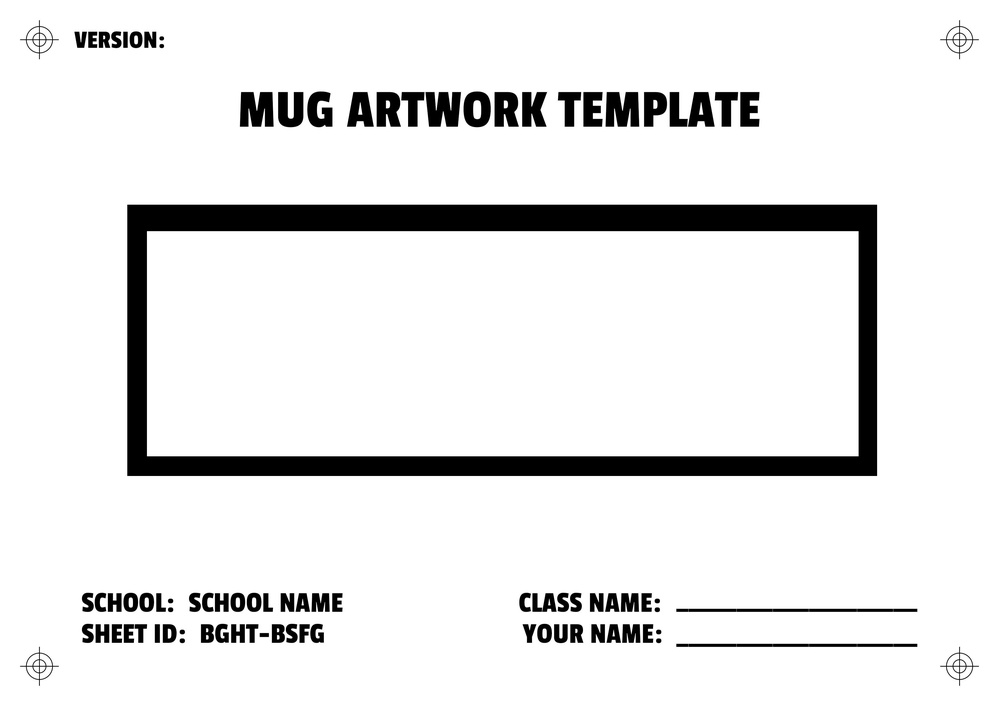
#> input picture templatec.jpg, 999 x 706 px, shrunk from 3508 x 2480 before the run
$ python extract_ext.py
#> lines starting #> are read from the running program, lines starting #| are printed output that depends on the picture; after the words box and inside, x2 and y2 are one past the last pixel; in counts of white or black regions, pixels touching at a corner belong together
#> further down, image is the input picture: shape (706, 999, 3); min 0, max 255, mean 231
import cv2
import numpy as np

def detect_biggest_rectangle(image):
  # Convert the image to grayscale.
  grayscale_image = cv2.cvtColor(image, cv2.COLOR_BGR2GRAY)

  # Apply a blur to the image to reduce noise.
  blurred_image = cv2.GaussianBlur(grayscale_image, (5, 5), 0)
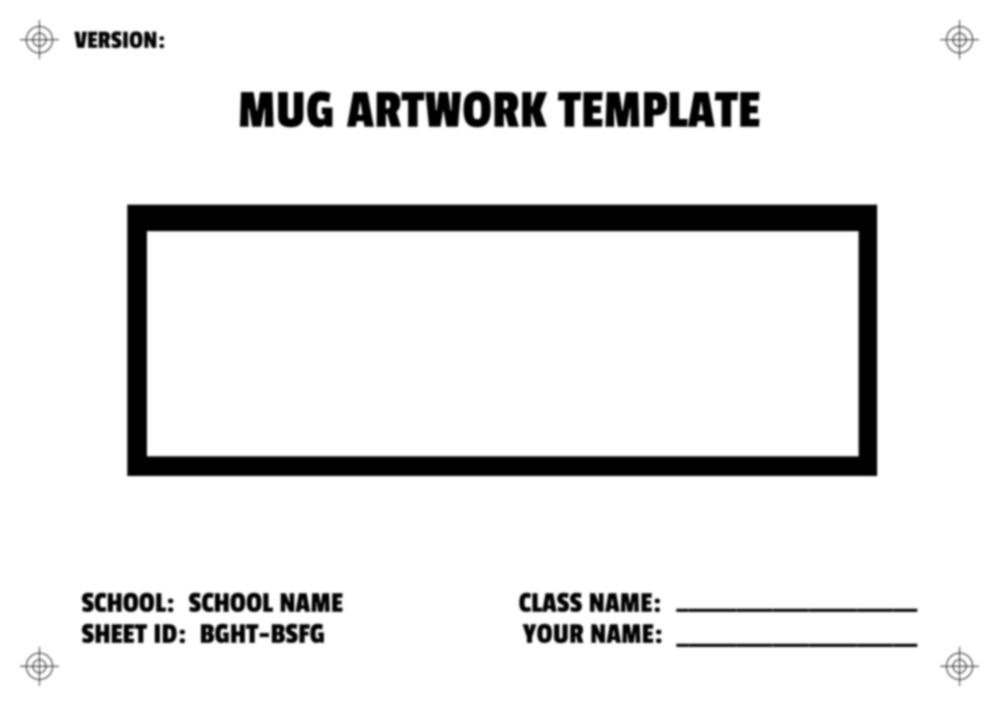
#> blurred_image: shape (706, 999); min 0, max 255, mean 231

  # Find the edges in the blurred image.
  edges = cv2.Canny(blurred_image, 100, 200)
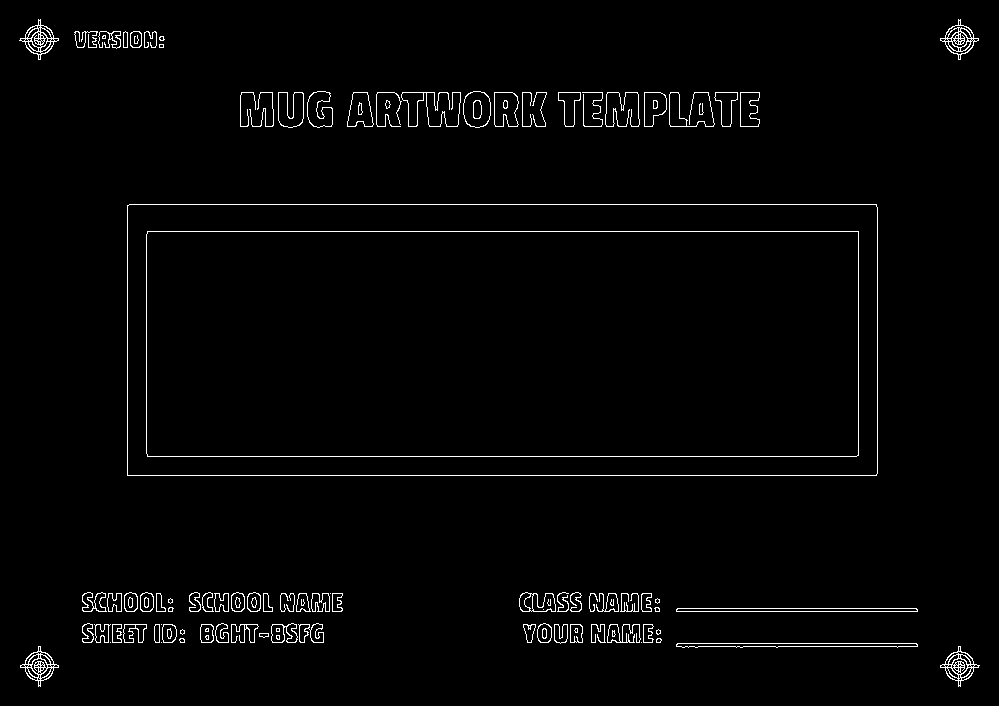
#> edges: shape (706, 999); 1.9% white in thin lines or dots

  # Find the contours in the edges image.
  contours, hierarchy = cv2.findContours(edges, cv2.RETR_TREE, cv2.CHAIN_APPROX_SIMPLE)
#> contours = 329 contours, 158 with area under 20; largest, box (x1, y1, x2, y2) and area: (127, 204, 878, 476) 203244, (127, 204, 878, 476) 203242, (146, 231, 859, 457) 160194, (146, 231, 859, 457) 160192, (463, 91, 491, 128) 825

  # Find the largest contour.
  largest_contour = max(contours, key=cv2.contourArea)
#> largest_contour = contour of 10 points, box (x1, y1, x2, y2) (127, 204, 878, 476), area 203244

  # Get the bounding rectangle of the largest contour.
  (x, y, w, h) = cv2.boundingRect(largest_contour)
#> x = 127; y = 204; w = 751; h = 272

  # Draw the bounding rectangle on the image.
  cv2.rectangle(image, (x, y), (x + w, y + h), (0, 255, 0), 2)
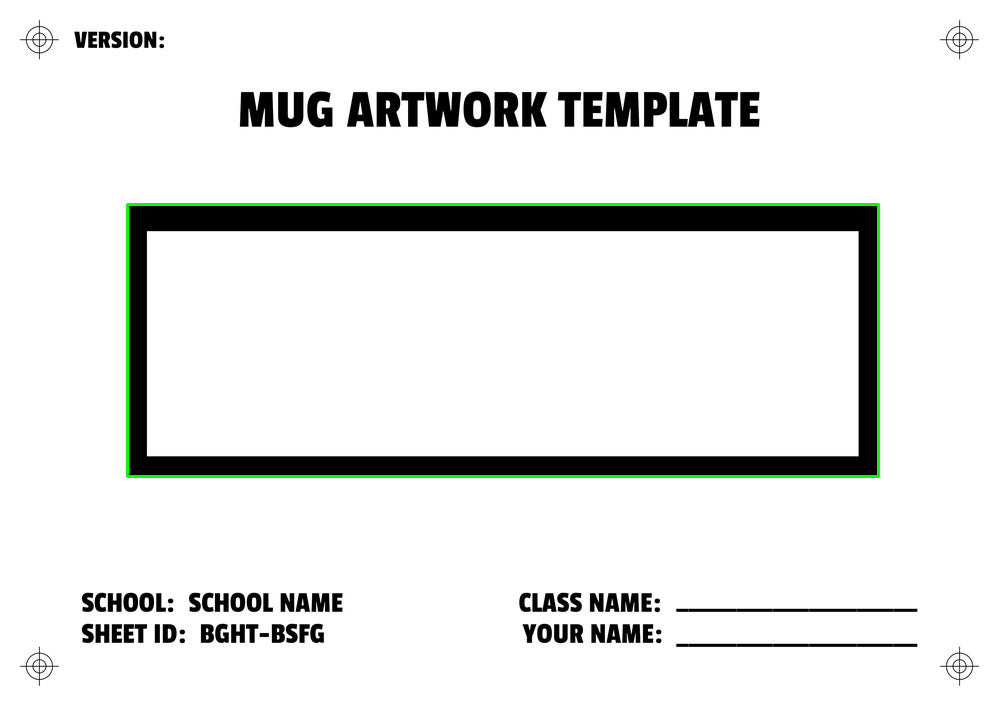
#> image: shape (706, 999, 3); 0.87% of pixels changed, all inside (x1, y1, x2, y2) = (126, 203, 880, 478)

  # Return the bounding rectangle of the largest rectangle.
  return (x, y, w, h)

# Load the image.
image = cv2.imread("templatec.jpg")

# Detect the biggest rectangle in the image.
(x, y, w, h) = detect_biggest_rectangle(image)
#> x = 127; y = 204; w = 751; h = 272

# Display the image with the bounding rectangle drawn on it.
cv2.imwrite('en_buyuk_dikdortgen.jpg', image)

$ run again, with aaaaa.jpg copied over templatec.jpg
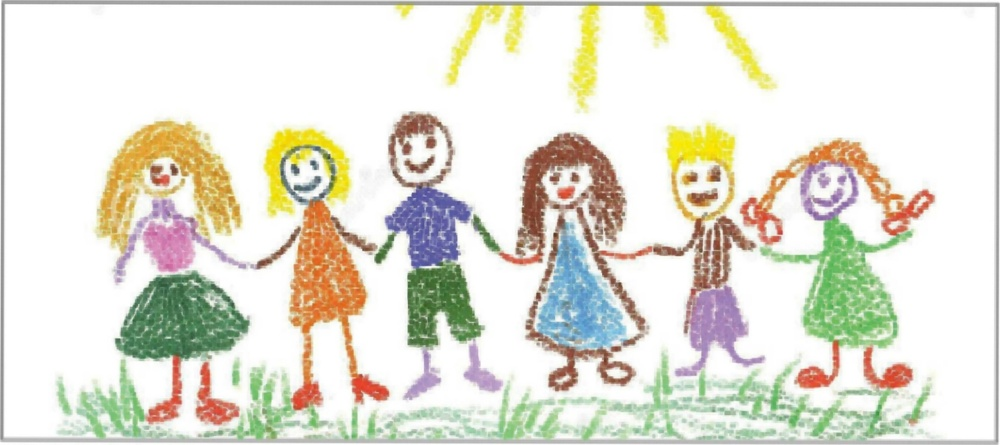
#> input picture aaaaa.jpg, 1000 x 445 px, shrunk from 2642 x 1177 before the run
#> image is the input picture: shape (445, 1000, 3); mean B, G, R 212.9, 225.3, 227.1
#> in detect_biggest_rectangle, `edges = cv2.Canny(blurred_image, 100, 200)`:
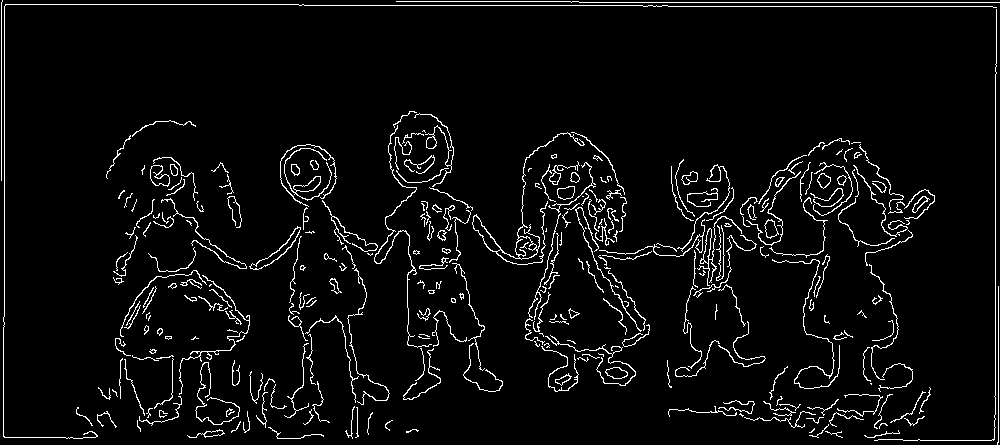
#> edges: shape (445, 1000); 4.7% white in thin lines or dots
#> contours = 350 contours, 255 with area under 20; largest, box (x1, y1, x2, y2) and area: (472, 132, 585, 265) 799, (249, 226, 301, 270) 394, (250, 227, 301, 270) 338, (515, 236, 538, 260) 338, (472, 215, 501, 252) 310
#> largest_contour = contour of 476 points, box (x1, y1, x2, y2) (472, 132, 585, 265), area 799
#> in detect_biggest_rectangle, `(x, y, w, h) = cv2.boundingRect(largest_contour)`: x = 472; y = 132; w = 113; h = 133
#> in detect_biggest_rectangle, `cv2.rectangle(image, (x, y), (x + w, y + h), (0, 255, 0), 2)`:
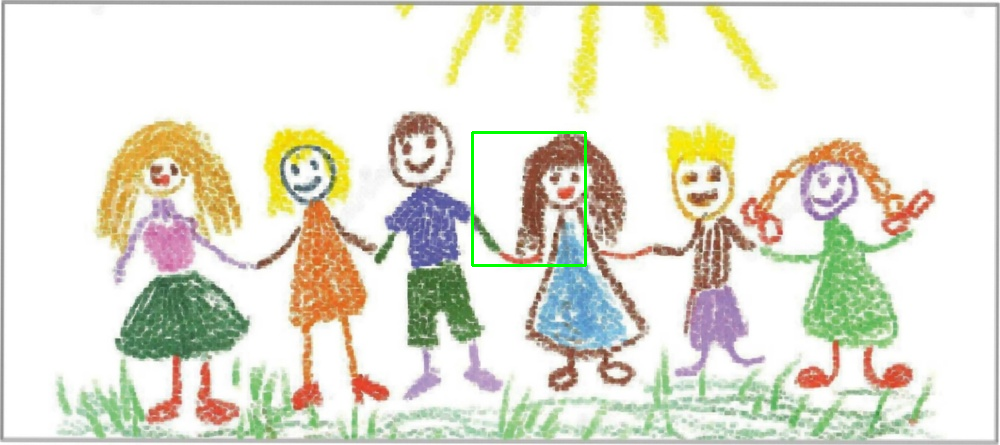
#> image: shape (445, 1000, 3); 0.33% of pixels changed, all inside (x1, y1, x2, y2) = (471, 131, 587, 267)
#> `(x, y, w, h) = detect_biggest_rectangle(image)`: x = 472; y = 132; w = 113; h = 133

$ run again, with balanced.jpg copied over templatec.jpg
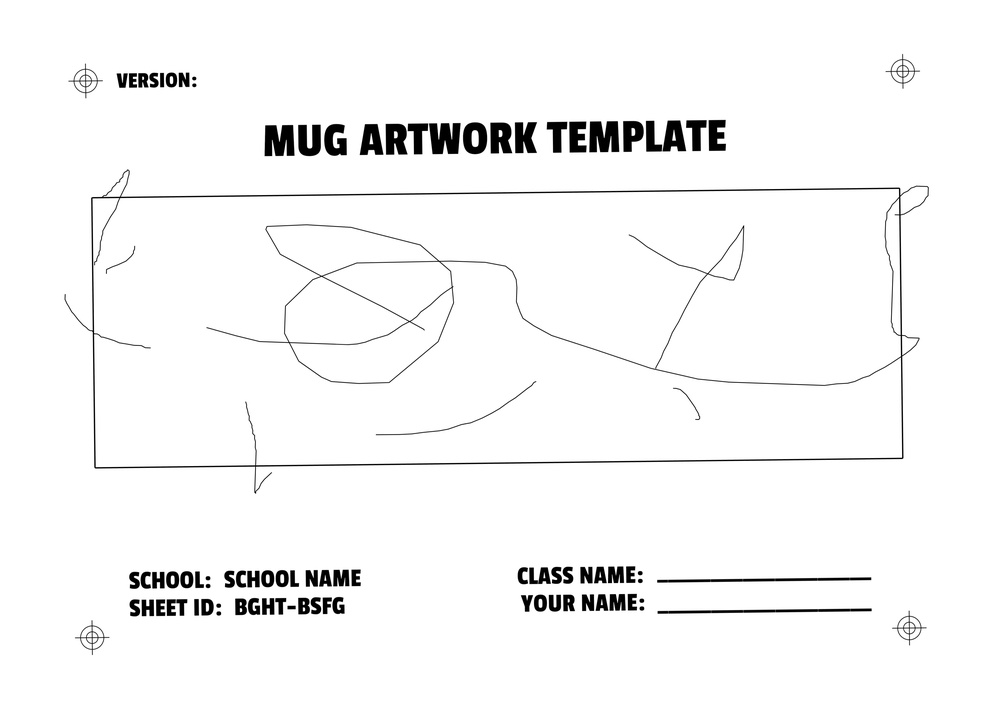
#> input picture balanced.jpg, 995 x 709 px, shrunk from 3934 x 2803 before the run
#> image is the input picture: shape (709, 995, 3); min 0, max 255, mean 246.4
#> in detect_biggest_rectangle, `edges = cv2.Canny(blurred_image, 100, 200)`:
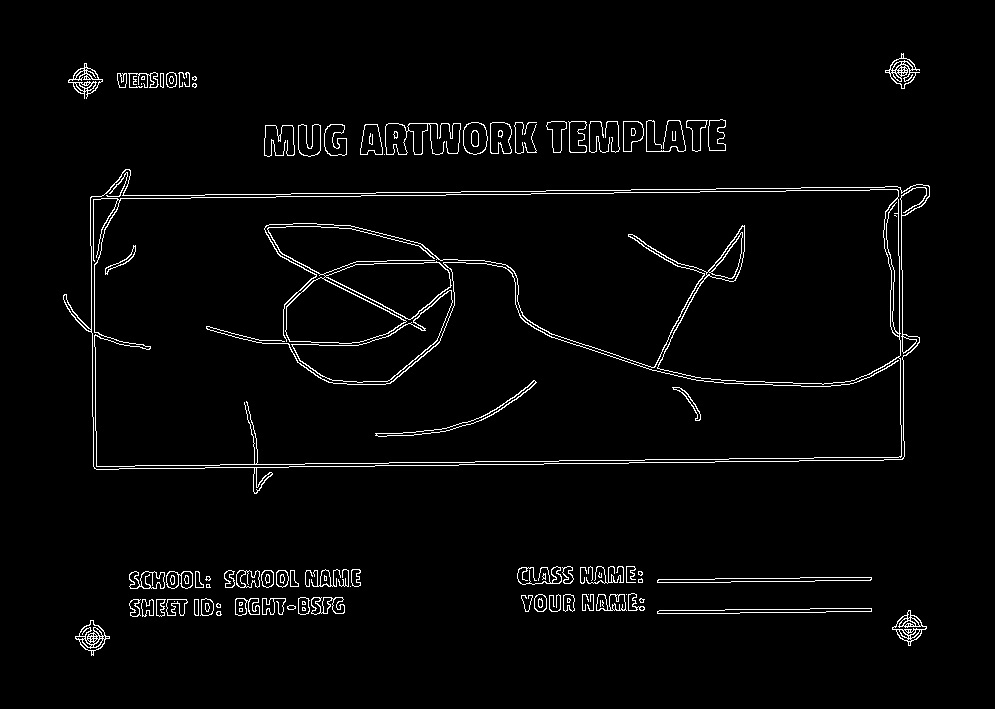
#> edges: shape (709, 995); 2.7% white in thin lines or dots, all inside (x1, y1, x2, y2) = (63, 53, 930, 656)
#> contours = 302 contours, 131 with area under 20; largest, box (x1, y1, x2, y2) and area: (63, 169, 930, 494) 222792, (90, 169, 930, 470) 222256, (93, 189, 902, 467) 214200, (94, 189, 902, 467) 211438, (267, 226, 452, 344) 9397
#> largest_contour = contour of 217 points, box (x1, y1, x2, y2) (63, 169, 930, 494), area 222792
#> in detect_biggest_rectangle, `(x, y, w, h) = cv2.boundingRect(largest_contour)`: x = 63; y = 169; w = 867; h = 325
#> in detect_biggest_rectangle, `cv2.rectangle(image, (x, y), (x + w, y + h), (0, 255, 0), 2)`:
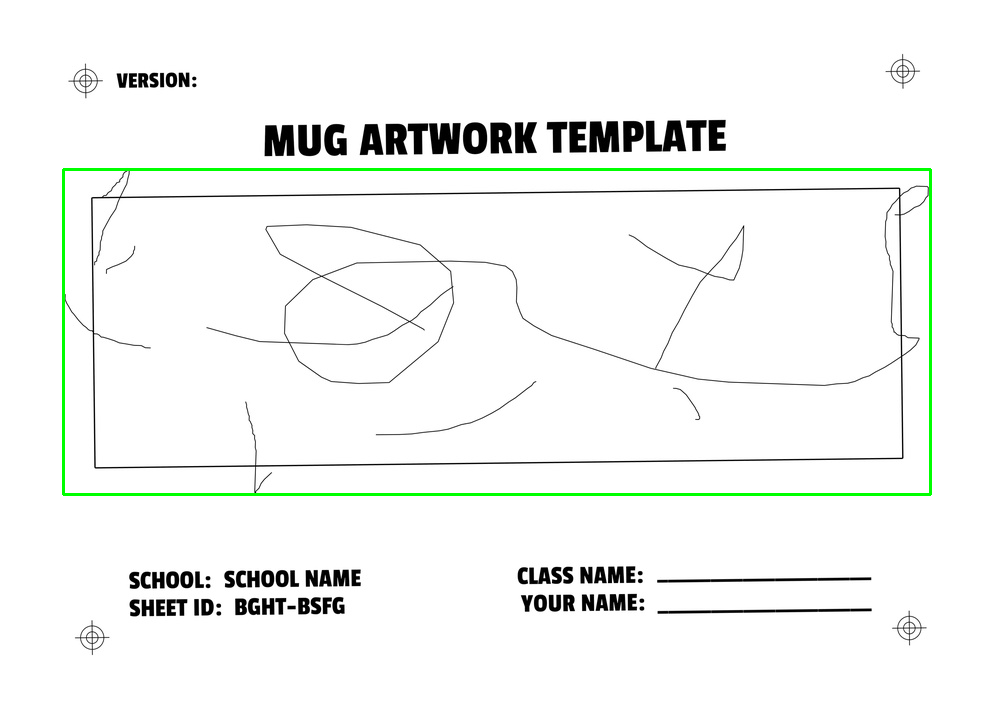
#> image: shape (709, 995, 3); 1.01% of pixels changed, all inside (x1, y1, x2, y2) = (62, 168, 932, 496)
#> `(x, y, w, h) = detect_biggest_rectangle(image)`: x = 63; y = 169; w = 867; h = 325

$ run again, with op.jpg copied over templatec.jpg
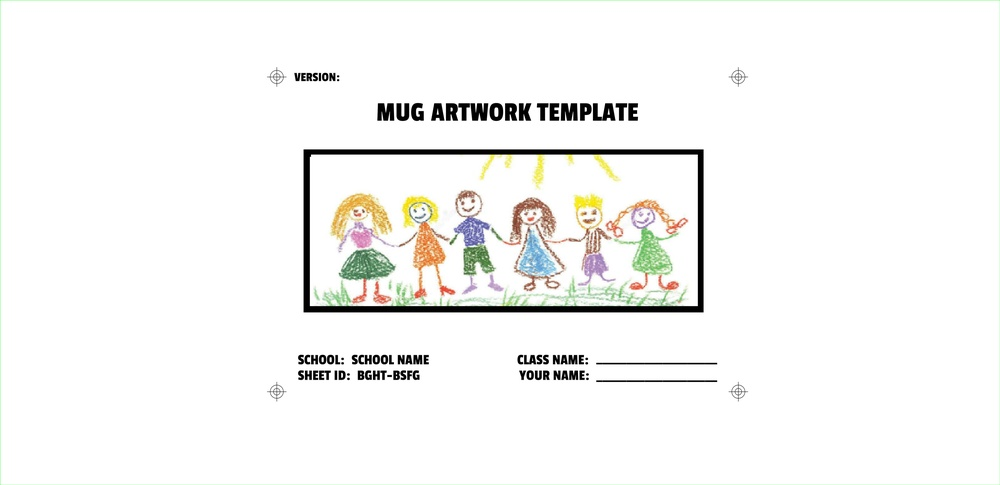
#> input picture op.jpg, 1000 x 485 px, shrunk from 7000 x 3392 before the run
#> image is the input picture: shape (485, 1000, 3); mean B, G, R 243.9, 245.6, 245.6
#> in detect_biggest_rectangle, `edges = cv2.Canny(blurred_image, 100, 200)`:
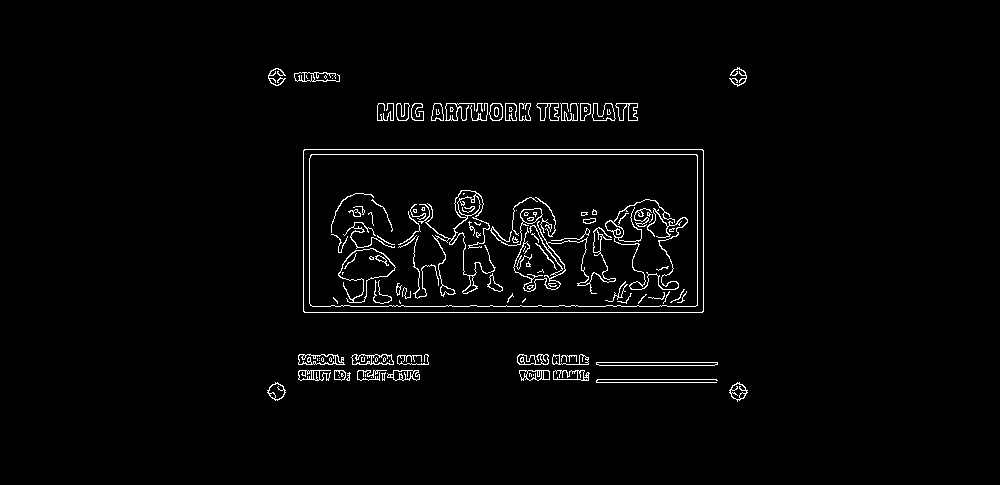
#> edges: shape (485, 1000); 2.3% white in thin lines or dots, all inside (x1, y1, x2, y2) = (267, 67, 748, 402)
#> contours = 242 contours, 146 with area under 20; largest, box (x1, y1, x2, y2) and area: (303, 149, 704, 313) 65198, (303, 149, 704, 313) 65192, (309, 154, 698, 307) 58892, (309, 154, 698, 307) 58888, (338, 248, 396, 303) 1412
#> largest_contour = [[304, 149], [303, 150], [303, 311], [304, 312], [702, 312], [703, 311], [703, 150], [702, 149]]
#> in detect_biggest_rectangle, `(x, y, w, h) = cv2.boundingRect(largest_contour)`: x = 303; y = 149; w = 401; h = 164
#> in detect_biggest_rectangle, `cv2.rectangle(image, (x, y), (x + w, y + h), (0, 255, 0), 2)`:
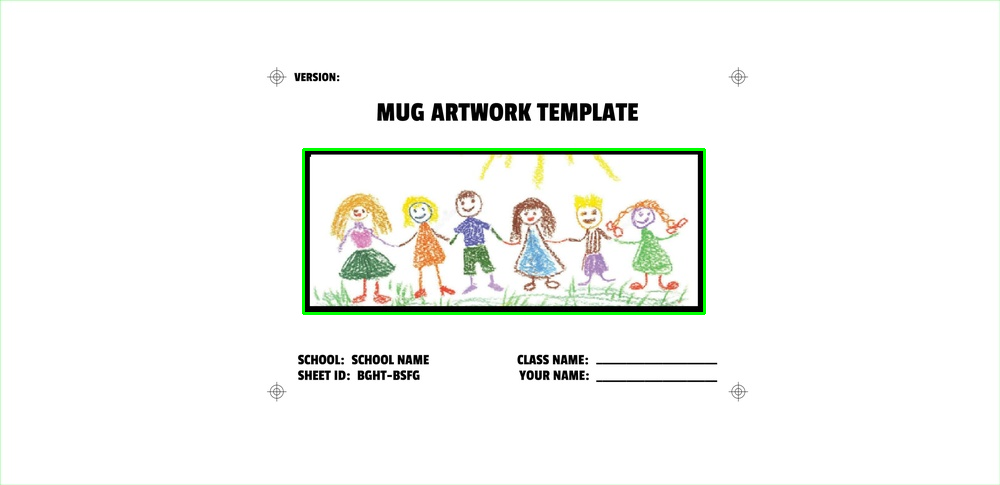
#> image: shape (485, 1000, 3); 0.7% of pixels changed, all inside (x1, y1, x2, y2) = (302, 148, 706, 315)
#> `(x, y, w, h) = detect_biggest_rectangle(image)`: x = 303; y = 149; w = 401; h = 164
